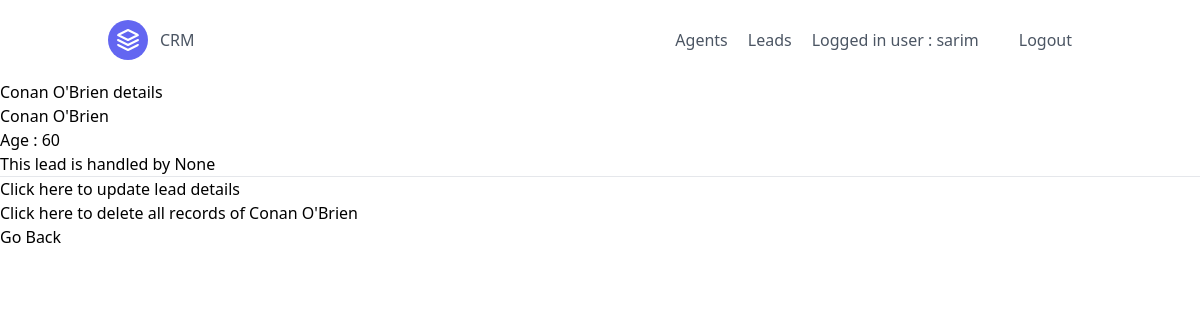
Before: /leads/6/ (signed in) with the older database file.
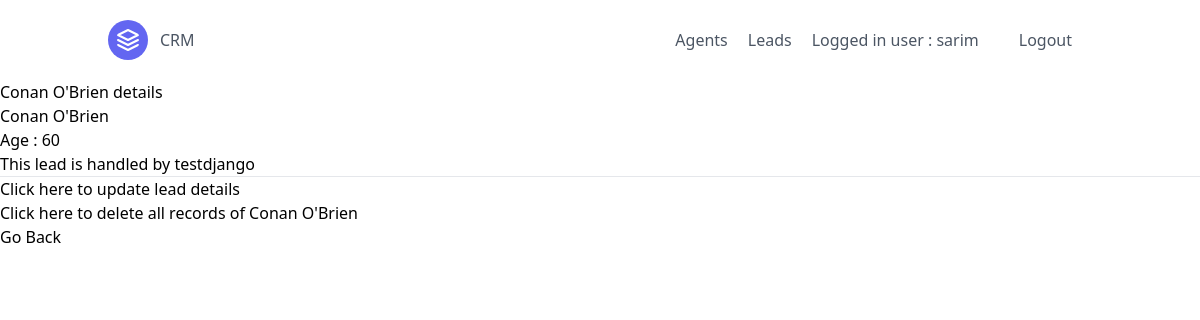
After: the same page with the newer database file.
### leads/models.py (models this page shows)
class Lead(models.Model):
    first_name = models.CharField(max_length=25)
    last_name = models.CharField(max_length=25)
    age = models.PositiveIntegerField()
    organisation = models.ForeignKey(UserProfile,  on_delete=models.CASCADE)
    agent = models.ForeignKey("Agent", blank=True, null= True,on_delete=models.SET_NULL)
    def __str__(self):
        return f"{self.first_name} {self.last_name}"

class Agent(models.Model):
    user = models.OneToOneField(User, on_delete=models.CASCADE)
    organisation = models.ForeignKey(UserProfile, on_delete=models.CASCADE)
    def __str__(self):
        return self.user.username

class User(AbstractUser):
    is_organizer = models.BooleanField(default=True)
    is_agent = models.BooleanField(default= False)

### leads/views.py (the view)
# urls.py: path("<int:pk>/", LeadDetailView.as_view(), name = "lead-detail"),
class LeadDetailView(LoginRequiredMixin, DetailView):
    template_name = "leads/lead_detail.html"
    context_object_name = "object"
    def get_queryset(self):
        user = self.request.user
        if user.is_organizer:
            queryset = Lead.objects.filter(organisation = user.userprofile)
        else:
            queryset = Lead.objects.filter(organisation = user.agent.organisation)
            queryset = queryset.filter(agent__user = user)
        return queryset

### leads/templates/leads/lead_detail.html
{% extends "base.html" %}
{% block content %}
    <h4>{{object}} details</h4>
    {{object.first_name}} {{object.last_name}}
    <div>Age : {{object.age}}</div>
    <div>This lead is handled by {{object.agent}}</div>
    <hr>
    {% if request.user.is_organizer %}
    <div>
        <p>
            <a href="{% url 'leads:lead-update' object.pk %}">
            Click here to update lead details
            </a>
        </p>
        <p>
            <a href="{% url 'leads:lead-delete' object.pk %}">Click here to delete all records of {{object}}</a>
        </p>
    {% endif %}
    <p>
        <a href="{% url 'leads:lead-list' %}">Go Back</a>
    </p>
    </div>
{% endblock content %}

Changed rows visible on the page:
changed Lead "Conan O'Brien": agent "None" → "testdjango"
